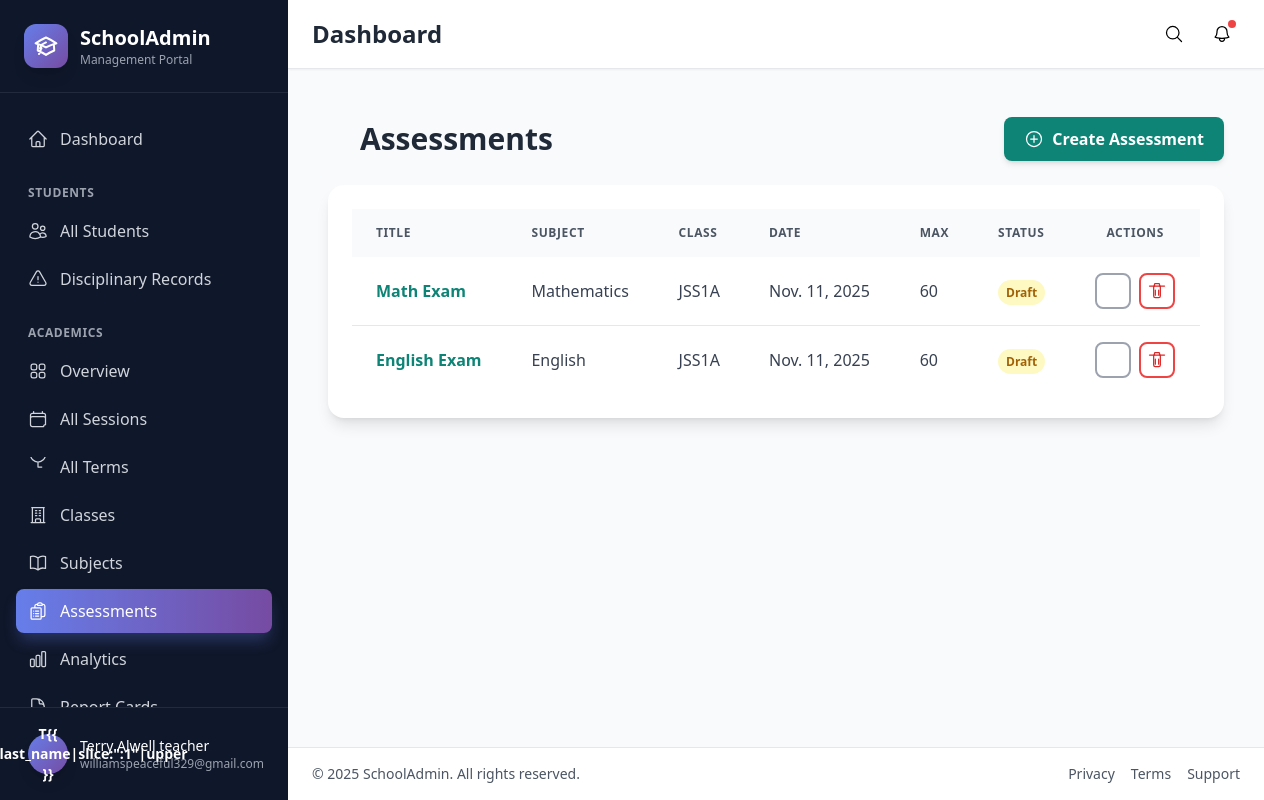
Screenshot of /academics/assessments/ (signed in) with the database file from the repository.
### academics/models.py (models this page shows, shortened)
class Assessment(models.Model):
    ASSESSMENT_CODE_CHOICES = [
        ("CA1", "CA 1 (0-10)"),
        ("CA2", "CA 2 (0-10)"),
        ("CA3", "CA 3 (0-10+)"),
        ("TEST", "Test (0-10)"),
        ("EXAM", "Exam (0-60)"),
    ]
    assignment = models.ForeignKey(SubjectAssignment, on_delete=models.CASCADE)
    assessment_type = models.ForeignKey(AssessmentType, on_delete=models.CASCADE)
    assessment_code = models.CharField(
        max_length=20,
        choices=ASSESSMENT_CODE_CHOICES,
        default="CA1",
        help_text="Assessment category (CA must be <=10, max CA total=40; Exam=60)",
    )
    title = models.CharField(max_length=200)
    date = models.DateField()
    max_score = models.IntegerField(default=100)
    instructions = models.TextField(blank=True)
    created_by = models.ForeignKey(User, on_delete=models.CASCADE)
    created_at = models.DateTimeField(auto_now_add=True)
    is_published = models.BooleanField(default=False)
    published_at = models.DateTimeField(null=True, blank=True)
    is_locked = models.BooleanField(
        default=False, help_text="When locked, scores cannot be edited"
    )
    locked_by = models.ForeignKey(
        User,
        on_delete=models.SET_NULL,
        null=True,
        blank=True,
        related_name="assessments_locked",
        help_text="Admin who locked the scores",
    )
    locked_at = models.DateTimeField(
        null=True, blank=True, help_text="When the scores were locked"
    )
    class Meta:
        ordering = ["-date"]
        verbose_name = "Assessment"
        verbose_name_plural = "Assessments"

class SubjectAssignment(models.Model):
    classroom = models.ForeignKey(ClassRoom, on_delete=models.CASCADE)
    subject = models.ForeignKey(Subject, on_delete=models.CASCADE)
    teacher = models.ForeignKey(
        User, on_delete=models.CASCADE, related_name="subject_assignments"
    )
    term = models.ForeignKey(Term, on_delete=models.CASCADE)
    class Meta:
        unique_together = ["classroom", "subject", "term"]

class Subject(models.Model):
    name = models.CharField(max_length=100)
    code = models.CharField(max_length=20, unique=True)
    description = models.TextField(blank=True)
    is_core = models.BooleanField(default=True)  # Core or Elective
    class Meta:
        ordering = ["name"]

class ClassRoom(models.Model):
    CLASS_LEVEL_CHOICES = [
        ("JSS1", "JSS 1"),
        ("JSS2", "JSS 2"),
        ("JSS3", "JSS 3"),
        ("SS1", "SS 1"),
        ("SS2", "SS 2"),
        ("SS3", "SS 3"),
    ]
    ARM_CHOICES = [
        ("A", "A"),
        ("B", "B"),
        ("C", "C"),
        ("D", "D"),
        ("E", "E"),
        ("F", "F"),
        ("G", "G"),
        ("H", "H"),
    ]
    level = models.CharField(max_length=10, choices=CLASS_LEVEL_CHOICES)
    arm = models.CharField(max_length=1, choices=ARM_CHOICES)
    session = models.ForeignKey(AcademicSession, on_delete=models.CASCADE)
    class_teacher = models.ForeignKey(
        User, on_delete=models.SET_NULL, null=True, blank=True
    )
    def __str__(self):
        return f"{self.level}{self.arm}"
    class Meta:
        unique_together = ["level", "arm", "session"]
        ordering = ["level", "arm"]

### academics/views.py (the view)
# urls.py: path("assessments/", views.assessment_list, name="assessment_list"),
@login_required
def assessment_list(request):
    assessments = Assessment.objects.all().order_by("-date")
    if not request.user.is_superuser:
        assessments = assessments.filter(assignment__teacher=request.user)
    query = request.GET.get("q")
    if query:
        assessments = assessments.filter(
            Q(title__icontains=query) | Q(assignment__subject__name__icontains=query)
        )
    paginator = Paginator(assessments, 20)
    page = request.GET.get("page")
    assessments = paginator.get_page(page)
    return render(
        request,
        "academics/assessment_list.html",
        {"assessments": assessments, "query": query},
    )

### academics/templates/academics/assessment_list.html (shortened to what this page needs)
{% extends 'records/base.html' %}
{% block content %}
<div class="container mx-auto px-4 py-6">
    <div class="flex flex-col md:flex-row justify-between items-start md:items-center gap-4 mb-6">
        <h2 class="text-2xl md:text-3xl font-bold text-gray-800 flex items-center gap-3">
            <svg xmlns="http://www.w3.org/2000/svg" fill="none" viewBox="0 0 24 24" stroke-width="1.5" stroke="currentColor" class="w-5 h-5 inline-block" title="clipboard-data text-primary-500"></svg> Assessments
        </h2>
        <a href="{% url 'academics:assessment_create' %}" class="inline-flex items-center gap-2 px-5 py-2.5 bg-primary-600 text-white font-semibold rounded-lg shadow-md hover:bg-primary-700 hover:shadow-lg hover:-translate-y-0.5 transition-all">
            <svg xmlns="http://www.w3.org/2000/svg" viewBox="0 0 24 24" fill="none" stroke="currentColor" stroke-width="1.5" class="w-5 h-5 inline-block"><circle cx="12" cy="12" r="9"/><path stroke-linecap="round" stroke-linejoin="round" d="M12 8v8M8 12h8"/></svg> Create Assessment
        </a>
    </div>
    <div class="bg-white rounded-2xl shadow-lg p-6">
        {% if assessments and assessments.object_list %}
        <div class="overflow-x-auto">
            <table class="w-full">
                <thead class="bg-gray-50">
                    <tr>
                        <th class="px-6 py-4 text-left text-xs font-semibold text-gray-600 uppercase tracking-wider">Title</th>
                        <th class="px-6 py-4 text-left text-xs font-semibold text-gray-600 uppercase tracking-wider">Subject</th>
                        <th class="px-6 py-4 text-left text-xs font-semibold text-gray-600 uppercase tracking-wider">Class</th>
                        <th class="px-6 py-4 text-left text-xs font-semibold text-gray-600 uppercase tracking-wider">Date</th>
                        <th class="px-6 py-4 text-left text-xs font-semibold text-gray-600 uppercase tracking-wider">Max</th>
                        <th class="px-6 py-4 text-left text-xs font-semibold text-gray-600 uppercase tracking-wider">Status</th>
                        <th class="px-6 py-4 text-center text-xs font-semibold text-gray-600 uppercase tracking-wider">Actions</th>
                    </tr>
                </thead>
                <tbody class="bg-white divide-y divide-gray-200">
                    {% for a in assessments %}
                    <tr class="hover:bg-gray-50 transition-colors">
                        <td class="px-6 py-4 whitespace-nowrap">
                            <a href="{% url 'academics:assessment_detail' a.pk %}" class="font-semibold text-primary-600 hover:text-primary-700 hover:underline">
                                {{ a.title }}
                            </a>
                        </td>
                        <td class="px-6 py-4 whitespace-nowrap text-gray-700">{{ a.assignment.subject.name }}</td>
                        <td class="px-6 py-4 whitespace-nowrap text-gray-700">{{ a.assignment.classroom }}</td>
                        <td class="px-6 py-4 whitespace-nowrap text-gray-700">{{ a.date }}</td>
                        <td class="px-6 py-4 whitespace-nowrap text-gray-700">{{ a.max_score }}</td>
                        <td class="px-6 py-4 whitespace-nowrap">
                            {% if a.is_published %}
                            <span class="px-2 py-1 text-xs font-semibold rounded-full bg-green-100 text-green-700">Published</span>
                            {% else %}
                            <span class="px-2 py-1 text-xs font-semibold rounded-full bg-yellow-100 text-yellow-700">Draft</span>
                            {% endif %}
                        </td>
                        <td class="px-6 py-4 whitespace-nowrap text-center">
                            <div class="flex items-center justify-center gap-2">
                                <a href="{% url 'academics:assessment_update' a.pk %}" class="inline-flex items-center justify-center w-9 h-9 border-2 border-gray-400 text-gray-600 rounded-lg hover:bg-gray-50 transition-colors">
                                    <svg xmlns="http://www.w3.org/2000/svg" fill="none" viewBox="0 0 24 24" stroke-width="1.5" stroke="currentColor" class="w-5 h-5 inline-block" title="pencil"></svg>
                                </a>
                                <a href="{% url 'academics:assessment_delete' a.pk %}" class="inline-flex items-center justify-center w-9 h-9 border-2 border-red-500 text-red-600 rounded-lg hover:bg-red-50 transition-colors">
                                </a>
                            </div>
                        </td>
                    </tr>
                    {% endfor %}
                </tbody>
            </table>
        </div>
        {% endif %}
    </div>
</div>
{% endblock %}

### records/templates/records/base.html (shortened to what this page needs)
<!DOCTYPE html>
<html lang="en" class="h-full">
{% load static %}
<head>
    <script src="https://cdn.tailwindcss.com"></script>
</head>
<body class="h-full bg-gray-50">
    <div class="flex h-full">
        <aside id="sidebar"
            class="fixed inset-y-0 left-0 z-50 w-72 bg-sidebar-bg text-white transform transition-transform duration-300 lg:translate-x-0 -translate-x-full overflow-hidden sidebar-enter {% if 'login' in request.path %}hidden{% endif %}{% block hide_sidebar %}{% endblock %}">
            <div class="flex flex-col h-full">
                <div class="flex items-center gap-3 px-6 py-6 border-b border-gray-700/50">
                    <div class="bg-gradient-to-br from-primary-500 to-secondary-500 p-2.5 rounded-xl shadow-lg">
                    </div>
                    <div>
                        <h1 class="text-xl font-bold">SchoolAdmin</h1>
                        <p class="text-xs text-gray-400">Management Portal</p>
                    </div>
                </div>
                <nav class="flex-1 px-4 py-6 overflow-y-auto">
                    {% if request.user.is_authenticated %}
                    <a href="{% url 'portal:dashboard' %}" class="sidebar-link">
                        <span>Dashboard</span>
                    </a>
                    {% if request.user.is_staff %}
                    {% if not request.user.is_teacher %}
                    <div class="mt-6">
                        <p class="px-3 text-xs font-semibold text-gray-400 uppercase tracking-wider mb-2">Students</p>
                        <a href="{% url 'records:student_list' %}" class="sidebar-link">
                            <span>All Students</span>
                        </a>
                        <a href="{% url 'committee:offense_list' %}" class="sidebar-link">
                            <span>Disciplinary Records</span>
                        </a>
                    </div>
                    {% endif %}
                    <div class="mt-6">
                        <p class="px-3 text-xs font-semibold text-gray-400 uppercase tracking-wider mb-2">Academics</p>
                        <a href="{% url 'academics:dashboard' %}" class="sidebar-link">
                            <span>Overview</span>
                        </a>
                        <a href="{% url 'academics:session_list' %}" class="sidebar-link">
                            <span>All Sessions</span>
                        </a>
                        <a href="{% url 'academics:term_list' %}" class="sidebar-link">
                            <svg xmlns="http://www.w3.org/2000/svg" fill="none" viewBox="0 0 24 24" stroke-width="1.5"
                                stroke="currentColor" class="w-5 h-5">
                                <path stroke-linecap="round" stroke-linejoin="round"
                                    d="M12 6v6h4.5m4.5-15a9 9 0 11-18 0 9 9 0 0118 0z" />
                            </svg>
                            <span>All Terms</span>
                        </a>
                        <a href="{% url 'academics:classroom_list' %}" class="sidebar-link">
                            <span>Classes</span>
                        </a>
                        <a href="{% url 'academics:subject_list' %}" class="sidebar-link">
                            <span>Subjects</span>
                        </a>
                        <a href="{% url 'academics:assessment_list' %}" class="sidebar-link">
                            <span>Assessments</span>
                        </a>
                        <a href="{% url 'academics:performance_analytics' %}" class="sidebar-link">
                            <span>Analytics</span>
                        </a>
                        <a href="{% url 'academics:report_card_list' %}" class="sidebar-link">
                            <span>Report Cards</span>
                        </a>
                    </div>
                    {% endif %}
                    {% endif %}
                </nav>
                <div class="p-4 border-t border-gray-700/50">
                    {% if request.user.is_authenticated %}
                    <div class="relative group">
                        <button
                            class="w-full flex items-center gap-3 px-3 py-2.5 rounded-lg hover:bg-sidebar-hover transition-colors">
                            <div
                                class="w-10 h-10 rounded-full bg-gradient-to-br from-primary-500 to-secondary-500 flex items-center justify-center text-white font-bold text-sm shadow-lg">
                                {{ request.user.first_name|slice:":1"|upper }}{{ request.user.last_name|slice:":1"|upper
                                }}
                            </div>
                            <div class="flex-1 text-left">
                                <p class="font-medium text-sm truncate">{{ request.user.get_full_name }}</p>
                                <p class="text-xs text-gray-400 truncate">{{ request.user.email }}</p>
                            </div>
                        </button>
                    </div>
                    {% endif %}
                </div>
            </div>
        </aside>
        <div class="flex-1 flex flex-col {% block main_margin %}lg:ml-72{% endblock %}">
            <header class="sticky top-0 z-40 bg-white border-b border-gray-200 backdrop-blur-sm bg-white/95 shadow-sm {% block hide_header %}{% endblock %}">
                <div class="flex items-center justify-between px-6 py-4">
                    <h1 class="text-2xl font-bold text-gray-800">{% block page_title %}Dashboard{% endblock %}</h1>
                    <div class="flex items-center gap-3">
                        <button class="p-2 rounded-lg hover:bg-gray-100 transition-colors" title="Search">
                            <svg xmlns="http://www.w3.org/2000/svg" fill="none" viewBox="0 0 24 24" stroke-width="1.5"
                                stroke="currentColor" class="w-5 h-5">
                                <path stroke-linecap="round" stroke-linejoin="round"
                                    d="M21 21l-5.197-5.197m0 0A7.5 7.5 0 105.196 5.196a7.5 7.5 0 0010.607 10.607z" />
                            </svg>
                        </button>
                        <button class="relative p-2 rounded-lg hover:bg-gray-100 transition-colors"
                            title="Notifications">
                            <span class="absolute top-1 right-1 w-2 h-2 bg-red-500 rounded-full"></span>
                        </button>
                    </div>
                </div>
            </header>
                <main class="flex-1 overflow-y-auto p-6 content-fade">
                                {% block content %}{% endblock %}
            </main>
            <footer class="bg-white border-t border-gray-200 px-6 py-4">
                <div class="flex flex-col sm:flex-row items-center justify-between text-sm text-gray-600 gap-2">
                    <p>&copy; {% now "Y" %} SchoolAdmin. All rights reserved.</p>
                    <div class="flex gap-4">
                        <a href="#" class="hover:text-primary-600 transition-colors">Privacy</a>
                        <a href="#" class="hover:text-primary-600 transition-colors">Terms</a>
                        <a href="#" class="hover:text-primary-600 transition-colors">Support</a>
                    </div>
                </div>
            </footer>
        </div>
    </div>
</body>
</html>

### rows the page displays
Assessment: title "Math Exam", assignment.subject.name "Mathematics", assignment.classroom "JSS1A", date "Nov. 11, 2025", max_score "60", is_published "Draft"
Assessment: title "English Exam", assignment.subject.name "English", assignment.classroom "JSS1A", date "Nov. 11, 2025", max_score "60", is_published "Draft"

### other values shown
{{ request.user.first_name|slice:":1"|upper }} "T"
{{ request.user.get_full_name }} "Terry Alwell teacher"
{{ request.user.email }} "williamspeaceful329@gmail.com"
